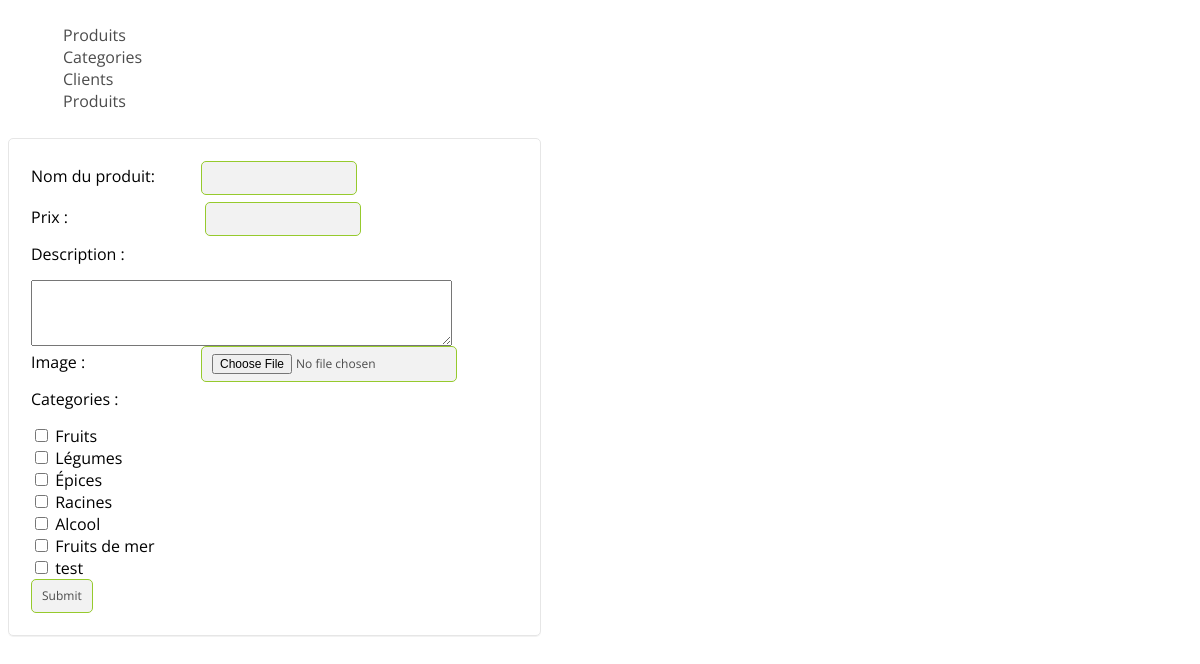
The app's page /admin/ajout.php (signed in) with its own data.
### tables this page shows
CREATE TABLE IF NOT EXISTS `categories` (
  `id` int(11) NOT NULL,
  `nom` varchar(255) NOT NULL
);

### admin/ajout.php (the view, shortened to what this page needs)
<?php
include 'template/header.php';
$query_cat = 'SELECT * FROM categories';
$array_cat = mysqli_query($link, $query_cat);
?>
<div class="form">
<form action="ajout.php" method="post" enctype="multipart/form-data">
	<fieldset>
		<div class="labele">
		<label for="name">Nom du produit: </label><input type="text" name="nom" value="" /> <br>
		<label for="prix">Prix : </label> <input type="text" name="prix" value=""> <br>
		<label for="descr">Description : </label> <textarea type="textarea" name ="descr" rows="4" cols="50"/> </textarea><br>
<label for=""> Image : </label><input name="ufile[]" type="file" id="ufile[]" size="50" /> <br>
<label>Categories  :</label> <br>
<?php while ($po = mysqli_fetch_assoc($array_cat)) { ?>
<INPUT type="checkbox" name="cate[]" value="<?php echo $po['id']; ?>"> <?php echo $po['nom']; ?> <br>
<?php
}
?>
		<input type="submit" name="submit">
	</div>
	</fieldset>
</form>
</div>

### css/style.css (style rules this page uses)
body { font-family:Open Sans; }
* { box-sizing: border-box; }
*::after, *::before { box-sizing: border-box; }
.form fieldset { border: 1px solid #e6e6e6; border-radius: 5px; box-shadow: 0 1px 0 0 rgba(0, 0, 0, 0.05); margin: 10px 0 25px; padding: 0; }
.labele { padding: 22px; }
.labele label { width: 170px; margin-bottom: 15px; display: inline-block; }
input { background: none repeat scroll 0 0 #f2f2f2; border: 1px solid #96ca2d; border-radius: 5px; color: #4c4c4c; cursor: pointer; display: inline-block; font-family: Open Sans; font-size: 12px; line-height: 18px; outline: medium none; padding: 7px 10px 7px; transition: background-color 0.6s ease 0s; }
.form { float: left; margin-right: 5%; width: 45%; }

### records on screen
categories: nom "Fruits"
categories: nom "Légumes"
categories: nom "Épices"
categories: nom "Racines"
categories: nom "Alcool"
categories: nom "Fruits de mer"
categories: nom "test"
